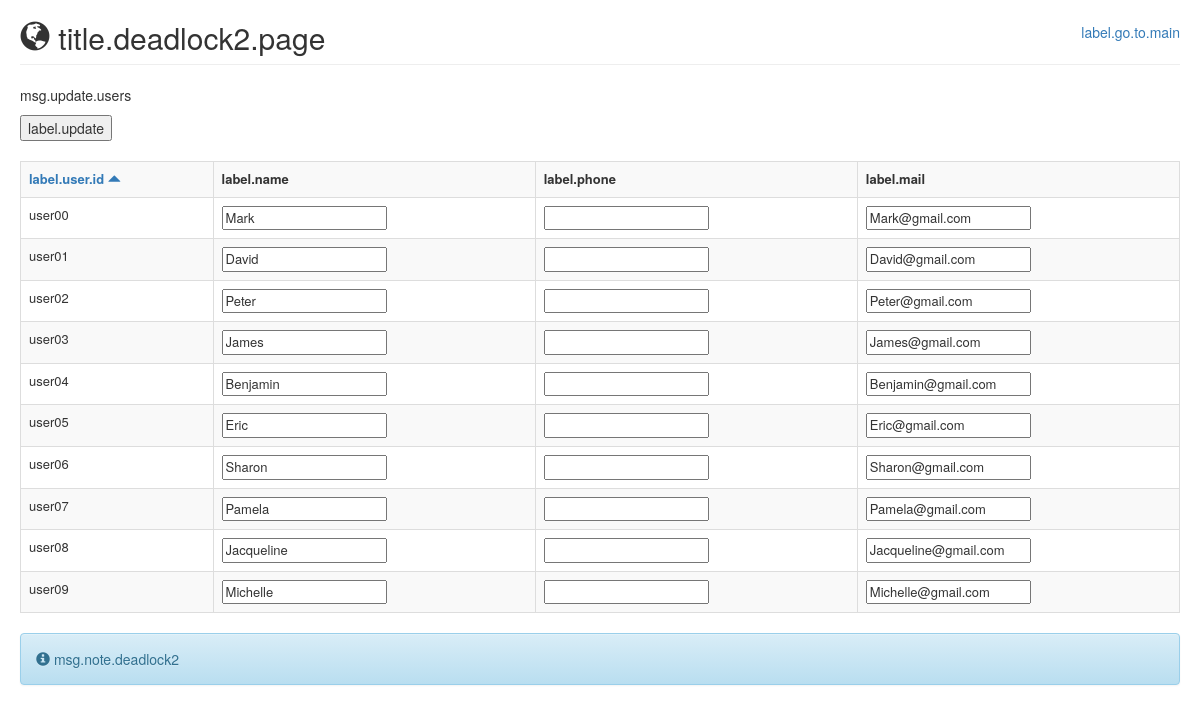
Page /deadlock2/ on the committed database.
### easybuggy/models.py (models this page shows)
class User(models.Model):
    id = models.CharField(max_length=10, primary_key=True)
    name = models.CharField(max_length=30)
    password = models.CharField(max_length=30)
    secret = models.CharField(max_length=100)
    ispublic = models.CharField(max_length=5)
    phone = models.CharField(max_length=20, blank=True, null=True)
    mail = models.EmailField(max_length=100, blank=True, null=True)

### easybuggy/views.py (the view, shortened to what this page needs)
# urls.py: url(r'^deadlock2/$', views.deadlock2, name='deadlock2'),
def deadlock2(request):
    d = {
        'title': _('title.deadlock2.page'),
        'note': _('msg.note.deadlock2'),
    }
    order = get_order(request)
    d['users'] = User.objects.raw("SELECT * FROM easybuggy_user WHERE ispublic = 'true' ORDER BY id " + order)
    d['order'] = order
    return render(request, 'deadlock2.html', d)

### easybuggy/views.py (called while the page is built)
def get_order(request):
    order = request.GET.get("order")
    if order == 'asc':
        order = 'desc'
    else:
        order = 'asc'
    return order

### templates/deadlock2.html (shortened to what this page needs)
{% extends "base.html" %}
{% load i18n %}
{% block body %}
{% include "header.html" %}
<p>{% trans 'msg.update.users' %}</p>
<form action="" method="post">
    <input type="submit" value="{% trans 'label.update' %}"/><br/><br/>
    <table class="table table-striped table-bordered table-hover" style="font-size: small;">
        <tr>
            <th><a href='/deadlock2?order={{order}}'>
            {% trans 'label.user.id' %}
            {% if order is not "desc" %}
            <span class="glyphicon glyphicon-triangle-top"></span>
            {% else %}
            <span class="glyphicon glyphicon-triangle-bottom"></span>
            {% endif %}
            </a></th>
            <th>{% trans 'label.name' %}</th>
            <th>{% trans 'label.phone' %}</th>
            <th>{% trans 'label.mail' %}</th>
        </tr>
        {% for user in users %}
        <tr>
            <td><input type="hidden" name="uid_{{ forloop.counter }}" value="{{ user.id }}"/>{{ user.id }}</td>
            <td><input type="text" name="{{ user.id }}_name" value="{{ user.name }}"/></td>
            <td><input type="text" name="{{ user.id }}_phone" value="{{ user.phone|default_if_none:'' }}"/></td>
            <td><input type="text" name="{{ user.id }}_mail" value="{{ user.mail|default_if_none:'' }}"/></td>
        </tr>
        {% endfor %}
    </table>
    {% include "messages.html" %}
</form>
{% endblock %}

### templates/base.html (shortened to what this page needs)
<!DOCTYPE html PUBLIC "-//W3C//DTD XHTML 1.0 Strict//EN" "http://www.w3.org/TR/xhtml1/DTD/xhtml1-strict.dtd">
{% load i18n %}
<html xmlns="http://www.w3.org/1999/xhtml" lang="ja">
<head>
	<link rel="stylesheet" href="https://maxcdn.bootstrapcdn.com/bootstrap/3.3.7/css/bootstrap.min.css"
 />
	<link rel="stylesheet" href="https://maxcdn.bootstrapcdn.com/bootstrap/3.3.7/css/bootstrap-theme.min.css"
 />
	<link rel="stylesheet" href="https://cdnjs.cloudflare.com/ajax/libs/animate.css/3.5.2/animate.min.css"
 />
</head>
<body style="margin-left: 20px; margin-right: 20px;">
{% block body %}
{% endblock %}
</body>
</html>

### templates/header.html (shortened to what this page needs)
{% load i18n %}
<table style="width: 100%;">
    <tr>
        <td><h2><span class="glyphicon glyphicon-globe"></span> <span>{{ title }}</span></h2></td>
        {% if not request.session.username %}
        <td align="right"><a href="/">{% trans 'label.go.to.main' %}</a></td>
        {% endif %}
    </tr>
</table>
<hr style="margin-top: 0px"/>

### templates/messages.html (shortened to what this page needs)
{% if note %}
<div class="alert alert-info" role="alert">
    <span class="glyphicon glyphicon-info-sign"></span>
    <th>{% autoescape off %}{{ note }}{% endautoescape %}</th><br/>
</div>
{% endif %}

### rows in the picture
User: id "user00", name "Mark", mail "Mark@gmail.com"
User: id "user01", name "David", mail "David@gmail.com"
User: id "user02", name "Peter", mail "Peter@gmail.com"
User: id "user03", name "James", mail "James@gmail.com"
User: id "user04", name "Benjamin", mail "Benjamin@gmail.com"
User: id "user05", name "Eric", mail "Eric@gmail.com"
User: id "user06", name "Sharon", mail "Sharon@gmail.com"
User: id "user07", name "Pamela", mail "Pamela@gmail.com"
User: id "user08", name "Jacqueline", mail "Jacqueline@gmail.com"
User: id "user09", name "Michelle", mail "Michelle@gmail.com"

### other values in the picture
{{ title }} "title.deadlock2.page"
{{ note }} "msg.note.deadlock2"
